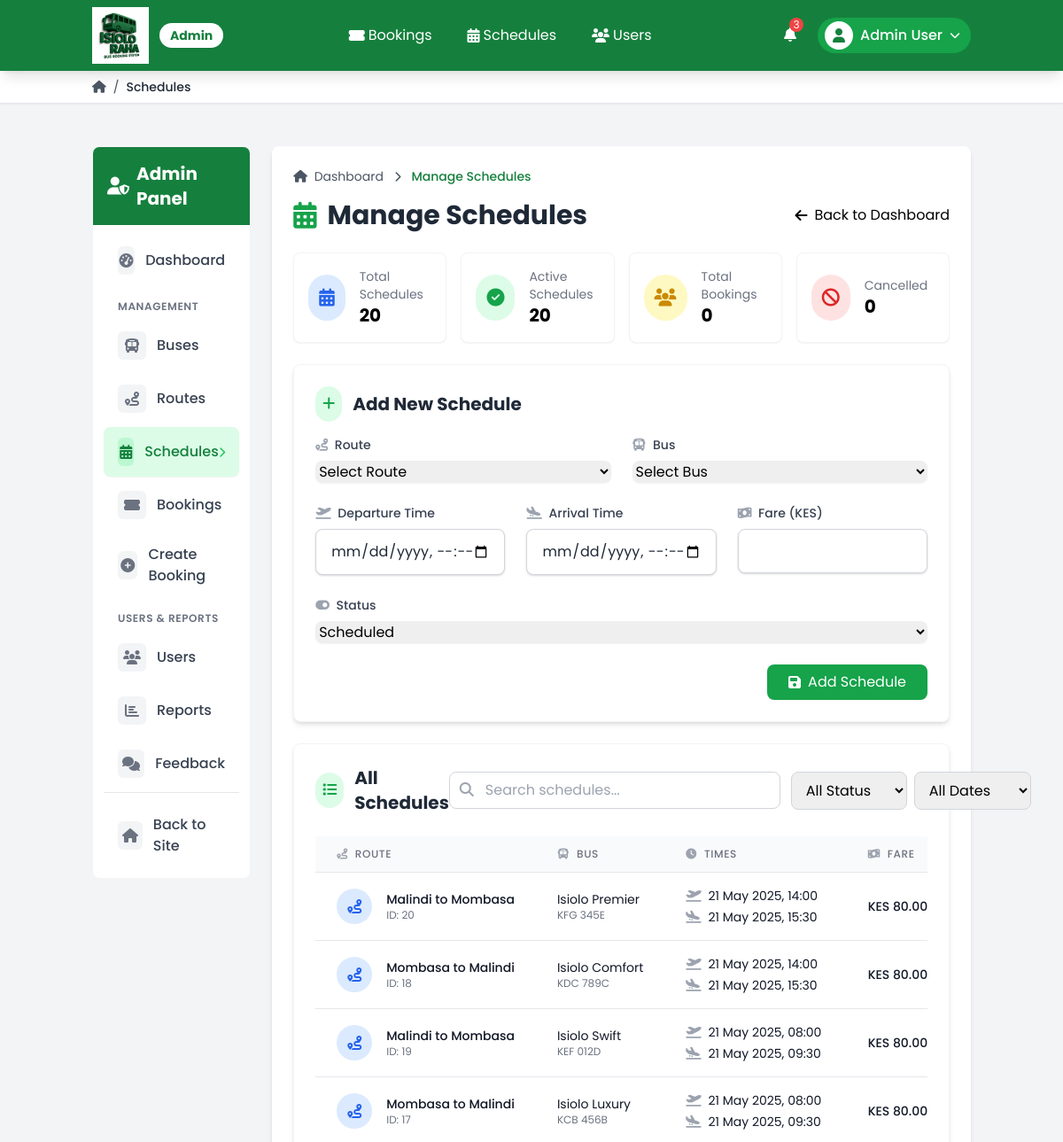
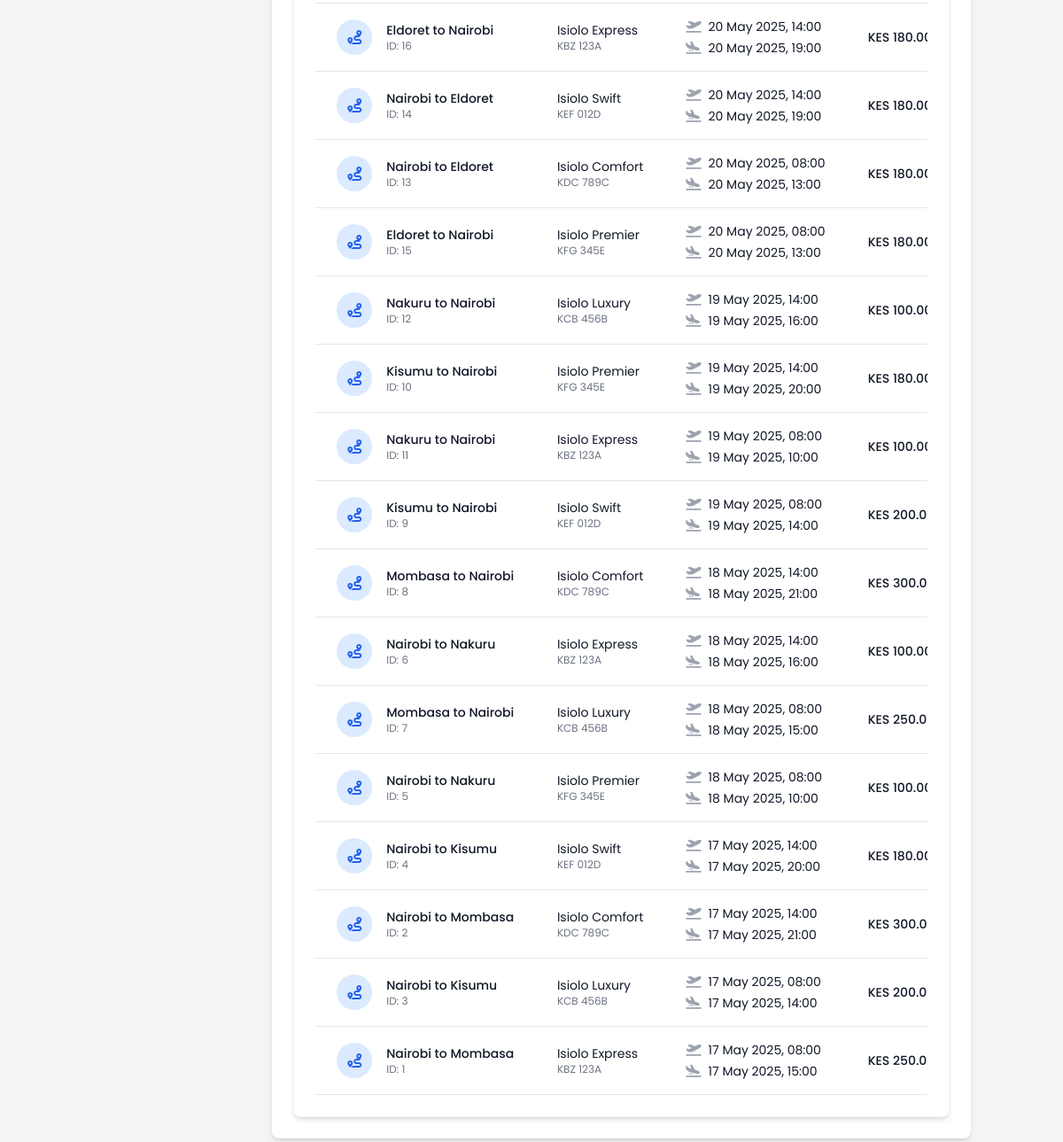
The app's page /admin/schedules.php (signed in), older data (2 pictures, top to bottom).
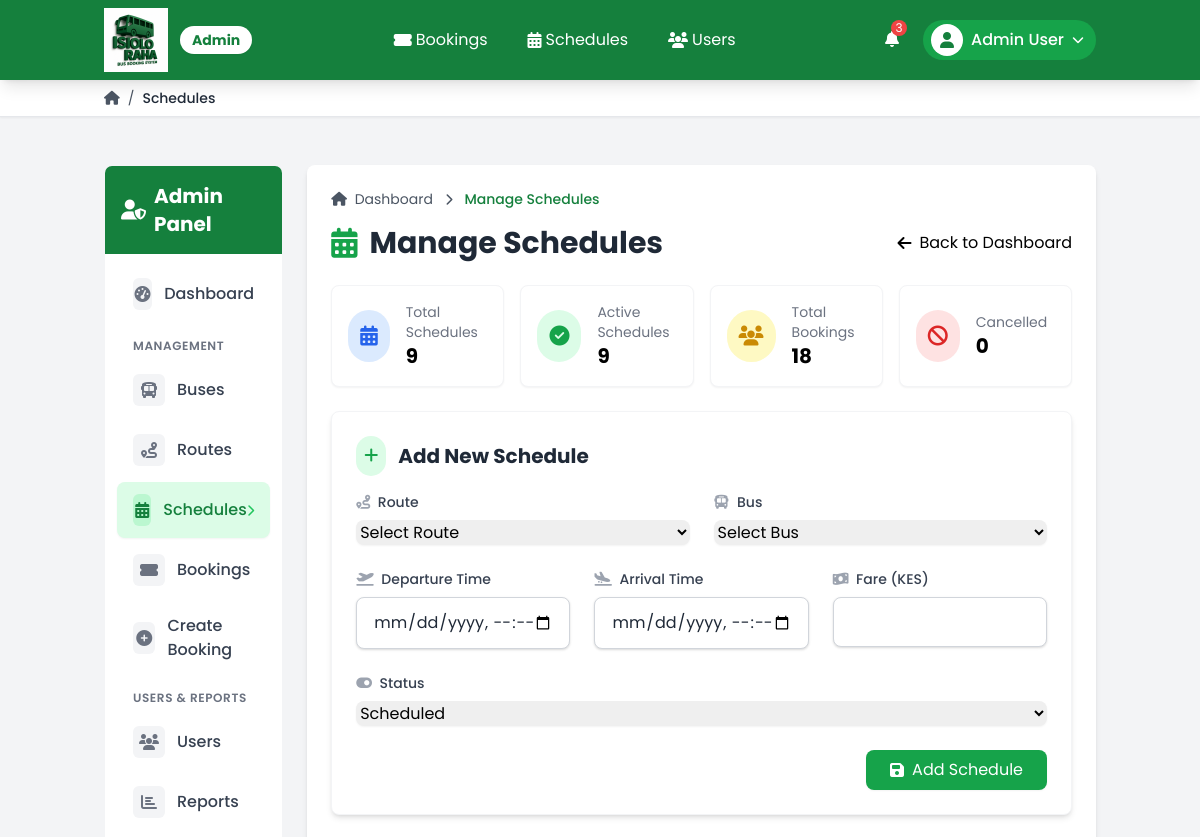
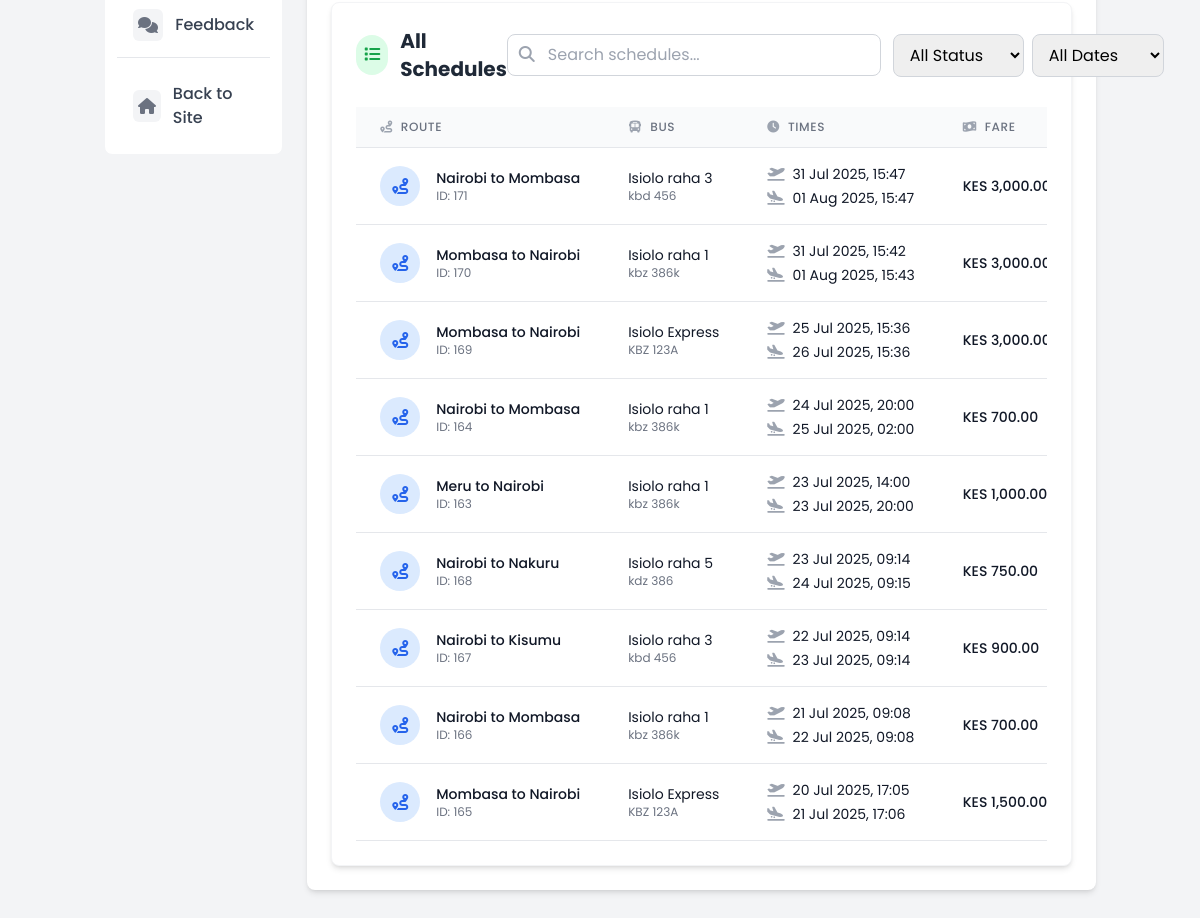
The same page, newer data (2 pictures, top to bottom).
### tables this page shows
CREATE TABLE `schedules` (
  `id` int(11) UNSIGNED NOT NULL,
  `route_id` int(11) UNSIGNED NOT NULL,
  `bus_id` int(11) UNSIGNED NOT NULL,
  `departure_time` datetime NOT NULL,
  `arrival_time` datetime NOT NULL,
  `fare` decimal(10,2) NOT NULL,
  `status` enum('scheduled','departed','arrived','cancelled') DEFAULT 'scheduled',
  `created_at` timestamp NOT NULL DEFAULT current_timestamp(),
  `updated_at` timestamp NOT NULL DEFAULT current_timestamp() ON UPDATE current_timestamp()
);

CREATE TABLE `routes` (
  `id` int(11) UNSIGNED NOT NULL,
  `origin` varchar(100) NOT NULL,
  `destination` varchar(100) NOT NULL,
  `distance` decimal(10,2) DEFAULT NULL,
  `duration` int(11) DEFAULT NULL COMMENT 'Duration in minutes',
  `created_at` timestamp NOT NULL DEFAULT current_timestamp(),
  `updated_at` timestamp NOT NULL DEFAULT current_timestamp() ON UPDATE current_timestamp()
);

CREATE TABLE `buses` (
  `id` int(11) UNSIGNED NOT NULL,
  `name` varchar(100) NOT NULL,
  `registration_number` varchar(20) NOT NULL,
  `capacity` int(3) NOT NULL,
  `type` enum('standard','executive','luxury') DEFAULT 'standard',
  `amenities` text DEFAULT NULL,
  `status` enum('active','maintenance','inactive') DEFAULT 'active',
  `created_at` timestamp NOT NULL DEFAULT current_timestamp(),
  `updated_at` timestamp NOT NULL DEFAULT current_timestamp() ON UPDATE current_timestamp()
);

### includes/functions.php (called while the page is built, shortened)
<?php
function formatCurrency($amount, $currency = 'KES') {
    return $currency . ' ' . number_format($amount, 2);
}

### admin/schedules.php (the view, shortened to what the changed rows need)
<?php
require_once '../includes/functions.php';
$conn = require_once '../config/database.php';
$id = $route_id = $bus_id = $departure_time = $arrival_time = $fare = $status = "";
$sql = "SELECT s.*,
        r.origin, r.destination,
        b.name AS bus_name, b.registration_number, b.capacity,
        (SELECT COUNT(*) FROM bookings WHERE schedule_id = s.id AND status != 'cancelled') as booked_seats
        FROM schedules s
        JOIN routes r ON s.route_id = r.id
        JOIN buses b ON s.bus_id = b.id
        ORDER BY s.departure_time DESC";
$result = $conn->query($sql);
$schedules = [];
if ($result && $result->num_rows > 0) {
    while ($row = $result->fetch_assoc()) {
        $schedules[] = $row;
    }
}
?>
<div class="bg-white rounded-lg shadow-md p-6 mb-6">
    <div class="flex flex-col md:flex-row justify-between items-start md:items-center mb-6 gap-4">
        <h1 class="text-3xl font-bold text-gray-800 flex items-center">
            <i class="fas fa-calendar-alt text-primary-600 mr-3"></i> Manage Schedules
        </h1>
    </div>
    <div class="grid grid-cols-1 md:grid-cols-4 gap-4 mb-6">
        <div class="bg-white rounded-lg shadow-sm border border-gray-100 p-4 flex items-center">
            <div>
                <p class="text-sm text-gray-500">Total Schedules</p>
                <p class="text-xl font-bold"><?php echo count($schedules); ?></p>
            </div>
        </div>
        <div class="bg-white rounded-lg shadow-sm border border-gray-100 p-4 flex items-center">
            <div>
                <p class="text-sm text-gray-500">Active Schedules</p>
                <p class="text-xl font-bold">
                    <?php
                        $active_count = 0;
                        foreach ($schedules as $schedule) {
                            if ($schedule['status'] == 'scheduled' || $schedule['status'] == 'departed') $active_count++;
                        }
                        echo $active_count;
                    ?>
                </p>
            </div>
        </div>
        <div class="bg-white rounded-lg shadow-sm border border-gray-100 p-4 flex items-center">
            <div>
                <p class="text-sm text-gray-500">Total Bookings</p>
                <p class="text-xl font-bold">
                    <?php
                        $total_bookings = 0;
                        foreach ($schedules as $schedule) {
                            $total_bookings += $schedule['booked_seats'];
                        }
                        echo $total_bookings;
                    ?>
                </p>
            </div>
        </div>
    </div>
    <div class="bg-white rounded-lg shadow-md p-6 mb-6 border border-gray-100">
        <div class="flex items-center mb-4">
            <h2 class="text-xl font-bold text-gray-800"><?php echo ($id) ? 'Edit' : 'Add New'; ?> Schedule</h2>
        </div>
    </div>
    <div class="bg-white rounded-lg shadow-md p-6 border border-gray-100">
        <div class="flex items-center justify-between mb-6">
            <div class="flex items-center">
                <h2 class="text-xl font-bold text-gray-800">All Schedules</h2>
            </div>
        </div>
        <?php if (empty($schedules)): ?>
            <div class="text-center py-8 bg-gray-50 rounded-lg border border-dashed border-gray-300">
                <div class="text-gray-400 text-5xl mb-3">
                    <i class="fas fa-calendar-alt"></i>
                </div>
                <p class="text-gray-500 mb-2">No schedules found in the system.</p>
                <p class="text-gray-500 text-sm">Add your first schedule using the form above.</p>
            </div>
        <?php else: ?>
            <div class="overflow-x-auto">
                <table class="min-w-full divide-y divide-gray-200 border-b border-gray-200 searchable-table">
                    <thead>
                        <tr class="bg-gray-50">
                            <th class="px-6 py-3 text-left text-xs font-medium text-gray-500 uppercase tracking-wider">
                                <div class="flex items-center">
                                    <i class="fas fa-route mr-2 text-gray-400"></i> Route
                                </div>
                            </th>
                            <th class="px-6 py-3 text-left text-xs font-medium text-gray-500 uppercase tracking-wider">
                                <div class="flex items-center">
                                    <i class="fas fa-bus mr-2 text-gray-400"></i> Bus
                                </div>
                            </th>
                            <th class="px-6 py-3 text-left text-xs font-medium text-gray-500 uppercase tracking-wider">
                                <div class="flex items-center">
                                    <i class="fas fa-clock mr-2 text-gray-400"></i> Times
                                </div>
                            </th>
                            <th class="px-6 py-3 text-left text-xs font-medium text-gray-500 uppercase tracking-wider">
                                <div class="flex items-center">
                                    <i class="fas fa-money-bill-wave mr-2 text-gray-400"></i> Fare
                                </div>
                            </th>
                        </tr>
                    </thead>
                    <tbody class="bg-white divide-y divide-gray-200" id="schedule-table-body">
                        <?php foreach ($schedules as $schedule): ?>
                            <tr class="schedule-row hover:bg-gray-50"
                                data-route="<?php echo strtolower($schedule['origin'] . ' ' . $schedule['destination']); ?>"
                                data-bus="<?php echo strtolower($schedule['bus_name']); ?>"
                                data-status="<?php echo $schedule['status']; ?>"
                                data-date="<?php echo date('Y-m-d', strtotime($schedule['departure_time'])); ?>">
                                <td class="px-6 py-4 whitespace-nowrap">
                                    <div class="flex items-center">
                                        <div class="flex-shrink-0 h-10 w-10 flex items-center justify-center rounded-full bg-blue-100 text-blue-600">
                                            <i class="fas fa-route"></i>
                                        </div>
                                        <div class="ml-4">
                                            <div class="text-sm font-medium text-gray-900"><?php echo $schedule['origin']; ?> to <?php echo $schedule['destination']; ?></div>
                                            <div class="text-xs text-gray-500">ID: <?php echo $schedule['id']; ?></div>
                                        </div>
                                    </div>
                                </td>
                                <td class="px-6 py-4 whitespace-nowrap">
                                    <div class="text-sm text-gray-900"><?php echo $schedule['bus_name']; ?></div>
                                    <div class="text-xs text-gray-500"><?php echo $schedule['registration_number']; ?></div>
                                </td>
                                <td class="px-6 py-4 whitespace-nowrap">
                                    <div class="text-sm text-gray-900">
                                        <i class="fas fa-plane-departure text-gray-400 mr-1"></i> <?php echo date('d M Y, H:i', strtotime($schedule['departure_time'])); ?>
                                    </div>
                                    <div class="text-sm text-gray-900 mt-1">
                                        <i class="fas fa-plane-arrival text-gray-400 mr-1"></i> <?php echo date('d M Y, H:i', strtotime($schedule['arrival_time'])); ?>
                                    </div>
                                </td>
                                <td class="px-6 py-4 whitespace-nowrap">
                                    <div class="text-sm font-medium text-gray-900"><?php echo formatCurrency($schedule['fare']); ?></div>
                                </td>
                            </tr>
                        <?php endforeach; ?>
                    </tbody>
                </table>
            </div>
        <?php endif; ?>
    </div>
</div>
<?php
require_once '../includes/templates/admin_template.php';
?>

Row changes from the older to the newer data that the page shows:
removed schedules: route.origin "Malindi", route.destination "Mombasa", id "20", bus.name "Isiolo Premier", bus.registration_number "KFG 345E", departure_time "21 May 2025, 14:00", arrival_time "21 May 2025, 15:30", fare "KES 80.00"
removed schedules: route.origin "Mombasa", route.destination "Malindi", id "18", bus.name "Isiolo Comfort", bus.registration_number "KDC 789C", departure_time "21 May 2025, 14:00", arrival_time "21 May 2025, 15:30", fare "KES 80.00"
removed schedules: route.origin "Malindi", route.destination "Mombasa", id "19", bus.name "Isiolo Swift", bus.registration_number "KEF 012D", departure_time "21 May 2025, 08:00", arrival_time "21 May 2025, 09:30", fare "KES 80.00"
removed schedules: route.origin "Mombasa", route.destination "Malindi", id "17", bus.name "Isiolo Luxury", bus.registration_number "KCB 456B", departure_time "21 May 2025, 08:00", arrival_time "21 May 2025, 09:30", fare "KES 80.00"
removed schedules: route.origin "Eldoret", route.destination "Nairobi", id "16", bus.name "Isiolo Express", bus.registration_number "KBZ 123A", departure_time "20 May 2025, 14:00", arrival_time "20 May 2025, 19:00", fare "KES…"
removed schedules: route.origin "Nairobi", route.destination "Eldoret", id "14", bus.name "Isiolo Swift", bus.registration_number "KEF 012D", departure_time "20 May 2025, 14:00", arrival_time "20 May 2025, 19:00", fare "KES…"
removed schedules: route.origin "Nairobi", route.destination "Eldoret", id "13", bus.name "Isiolo Comfort", bus.registration_number "KDC 789C", departure_time "20 May 2025, 08:00", arrival_time "20 May 2025, 13:00", fare "KES…"
removed schedules: route.origin "Eldoret", route.destination "Nairobi", id "15", bus.name "Isiolo Premier", bus.registration_number "KFG 345E", departure_time "20 May 2025, 08:00", arrival_time "20 May 2025, 13:00", fare "KES…"
removed schedules: route.origin "Nakuru", route.destination "Nairobi", id "12", bus.name "Isiolo Luxury", bus.registration_number "KCB 456B", departure_time "19 May 2025, 14:00", arrival_time "19 May 2025, 16:00", fare "KES…"
removed schedules: route.origin "Kisumu", route.destination "Nairobi", id "10", bus.name "Isiolo Premier", bus.registration_number "KFG 345E", departure_time "19 May 2025, 14:00", arrival_time "19 May 2025, 20:00", fare "KES…"
removed schedules: route.origin "Nakuru", route.destination "Nairobi", id "11", bus.name "Isiolo Express", bus.registration_number "KBZ 123A", departure_time "19 May 2025, 08:00", arrival_time "19 May 2025, 10:00", fare "KES…"
removed schedules: route.origin "Kisumu", route.destination "Nairobi", id "9", bus.name "Isiolo Swift", bus.registration_number "KEF 012D", departure_time "19 May 2025, 08:00", arrival_time "19 May 2025, 14:00", fare "KES…"
removed schedules: route.origin "Mombasa", route.destination "Nairobi", id "8", bus.name "Isiolo Comfort", bus.registration_number "KDC 789C", departure_time "18 May 2025, 14:00", arrival_time "18 May 2025, 21:00", fare "KES…"
removed schedules: route.origin "Nairobi", route.destination "Nakuru", id "6", bus.name "Isiolo Express", bus.registration_number "KBZ 123A", departure_time "18 May 2025, 14:00", arrival_time "18 May 2025, 16:00", fare "KES…"
removed schedules: route.origin "Mombasa", route.destination "Nairobi", id "7", bus.name "Isiolo Luxury", bus.registration_number "KCB 456B", departure_time "18 May 2025, 08:00", arrival_time "18 May 2025, 15:00", fare "KES…"
removed schedules: route.origin "Nairobi", route.destination "Nakuru", id "5", bus.name "Isiolo Premier", bus.registration_number "KFG 345E", departure_time "18 May 2025, 08:00", arrival_time "18 May 2025, 10:00", fare "KES…"
removed schedules: route.origin "Nairobi", route.destination "Kisumu", id "4", bus.name "Isiolo Swift", bus.registration_number "KEF 012D", departure_time "17 May 2025, 14:00", arrival_time "17 May 2025, 20:00", fare "KES…"
removed schedules: route.origin "Nairobi", route.destination "Mombasa", id "2", bus.name "Isiolo Comfort", bus.registration_number "KDC 789C", departure_time "17 May 2025, 14:00", arrival_time "17 May 2025, 21:00", fare "KES…"
removed schedules: route.origin "Nairobi", route.destination "Kisumu", id "3", bus.name "Isiolo Luxury", bus.registration_number "KCB 456B", departure_time "17 May 2025, 08:00", arrival_time "17 May 2025, 14:00", fare "KES…"
removed schedules: route.origin "Nairobi", route.destination "Mombasa", id "1", bus.name "Isiolo Express", bus.registration_number "KBZ 123A", departure_time "17 May 2025, 08:00", arrival_time "17 May 2025, 15:00", fare "KES…"
added schedules: route.origin "Nairobi", route.destination "Mombasa", id "171", bus.name "Isiolo raha 3", bus.registration_number "kbd 456", departure_time "31 Jul 2025, 15:47", arrival_time "01 Aug 2025, 15:47", fare "KES…"
added schedules: route.origin "Mombasa", route.destination "Nairobi", id "170", bus.name "Isiolo raha 1", bus.registration_number "kbz 386k", departure_time "31 Jul 2025, 15:42", arrival_time "01 Aug 2025, 15:43", fare "KES…"
added schedules: route.origin "Mombasa", route.destination "Nairobi", id "169", bus.name "Isiolo Express", bus.registration_number "KBZ 123A", departure_time "25 Jul 2025, 15:36", arrival_time "26 Jul 2025, 15:36", fare "KES…"
added schedules: route.origin "Nairobi", route.destination "Mombasa", id "164", bus.name "Isiolo raha 1", bus.registration_number "kbz 386k", departure_time "24 Jul 2025, 20:00", arrival_time "25 Jul 2025, 02:00", fare "KES 700.00"
added schedules: route.origin "Meru", route.destination "Nairobi", id "163", bus.name "Isiolo raha 1", bus.registration_number "kbz 386k", departure_time "23 Jul 2025, 14:00", arrival_time "23 Jul 2025, 20:00", fare "KES 1,000.00"
added schedules: route.origin "Nairobi", route.destination "Nakuru", id "168", bus.name "Isiolo raha 5", bus.registration_number "kdz 386", departure_time "23 Jul 2025, 09:14", arrival_time "24 Jul 2025, 09:15", fare "KES 750.00"
added schedules: route.origin "Nairobi", route.destination "Kisumu", id "167", bus.name "Isiolo raha 3", bus.registration_number "kbd 456", departure_time "22 Jul 2025, 09:14", arrival_time "23 Jul 2025, 09:14", fare "KES 900.00"
added schedules: route.origin "Nairobi", route.destination "Mombasa", id "166", bus.name "Isiolo raha 1", bus.registration_number "kbz 386k", departure_time "21 Jul 2025, 09:08", arrival_time "22 Jul 2025, 09:08", fare "KES 700.00"
added schedules: route.origin "Mombasa", route.destination "Nairobi", id "165", bus.name "Isiolo Express", bus.registration_number "KBZ 123A", departure_time "20 Jul 2025, 17:05", arrival_time "21 Jul 2025, 17:06", fare "KES 1,500.00"
Text that changed along with them:
count($schedules): "20" → "9"
$active_count: "20" → "9"
$total_bookings: "0" → "18"
